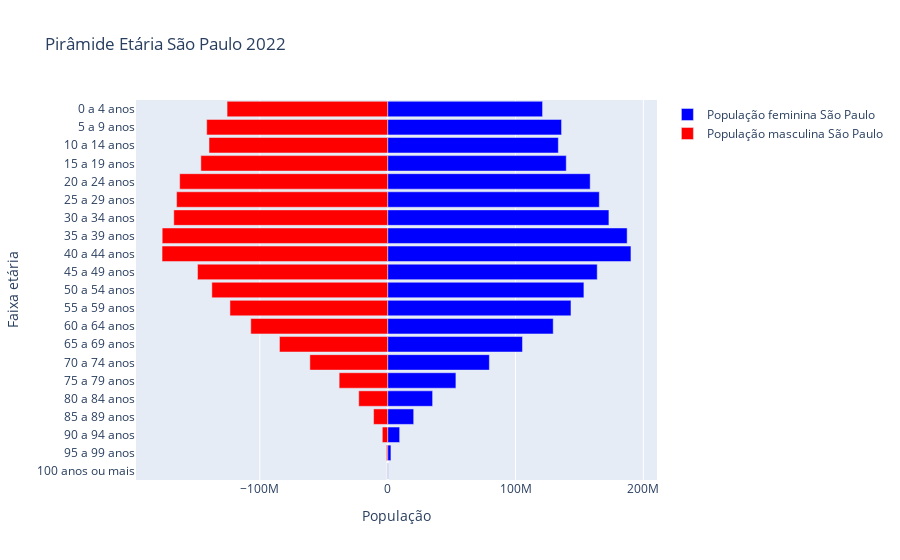

Notebook source saved alongside this figure:
### Code cell
import plotly.graph_objects as go

idades = dados_cit2_r["Grupo de idade"]
pop_feminina = dados_cit2_r["Popfem2"]
pop_masculina = dados_cit2_r["Popmasc"]

# Criando o gráfico interativo
fig = go.Figure()

# Adicionando barras de população feminina e masculina
fig.add_trace(go.Bar(
    y=idades,
    x=pop_feminina,
    name='População feminina São Paulo',
    orientation='h',
    marker=dict(color='blue')
))

fig.add_trace(go.Bar(
    y=idades,
    x=pop_masculina,
    name='População masculina São Paulo',
    orientation='h',
    marker=dict(color='red')
))

# Atualizando layout
fig.update_layout(
    title='Pirâmide Etária São Paulo 2022',
    xaxis_title='População',
    yaxis_title='Faixa etária',
    barmode='relative',
    bargap=0.1,  # Espaçamento entre barras
    bargroupgap=0.05  # Espaçamento entre grupos de barras
)

# Exibindo o gráfico interativo
fig.show()

### Figure 1 — Plotly figure (JSON) as saved in the notebook; plotly's stock layout.template omitted (floating-point values rounded to 4 significant figures)
{"data": [{"marker": {"color": "blue"}, "name": "População feminina São Paulo", "orientation": "h", "type": "bar", "x": [395600, 2563500, 9390700, 20359500, 35159300, 53381000, 79549700, 105443700, 129494800, 143378000, 153493000, 163916400, 190285600, 187316500, 173052700, 165547300, 158409100, 139681600, 133498000, 136013000, 121157200], "y": ["100 anos ou mais", "95 a 99 anos", "90 a 94 anos", "85 a 89 anos", "80 a 84 anos", "75 a 79 anos", "70 a 74 anos", "65 a 69 anos", "60 a 64 anos", "55 a 59 anos", "50 a 54 anos", "45 a 49 anos", "40 a 44 anos", "35 a 39 anos", "30 a 34 anos", "25 a 29 anos", "20 a 24 anos", "15 a 19 anos", "10 a 14 anos", "5 a 9 anos", "0 a 4 anos"]}, {"marker": {"color": "red"}, "name": "População masculina São Paulo", "orientation": "h", "type": "bar", "x": [-113900, -923700, -4190000, -11014400, -22625000, -37938700, -60845500, -84624400, -107043400, -123349700, -137511000, -148708100, -176449600, -176351400, -167273900, -165067000, -162674500, -146085300, -139723600, -141524700, -125599800], "y": ["100 anos ou mais", "95 a 99 anos", "90 a 94 anos", "85 a 89 anos", "80 a 84 anos", "75 a 79 anos", "70 a 74 anos", "65 a 69 anos", "60 a 64 anos", "55 a 59 anos", "50 a 54 anos", "45 a 49 anos", "40 a 44 anos", "35 a 39 anos", "30 a 34 anos", "25 a 29 anos", "20 a 24 anos", "15 a 19 anos", "10 a 14 anos", "5 a 9 anos", "0 a 4 anos"]}], "layout": {"bargap": 0.1, "bargroupgap": 0.05, "barmode": "relative", "title": {"text": "Pirâmide Etária São Paulo 2022"}, "xaxis": {"title": {"text": "População"}}, "yaxis": {"title": {"text": "Faixa etária"}}}}
